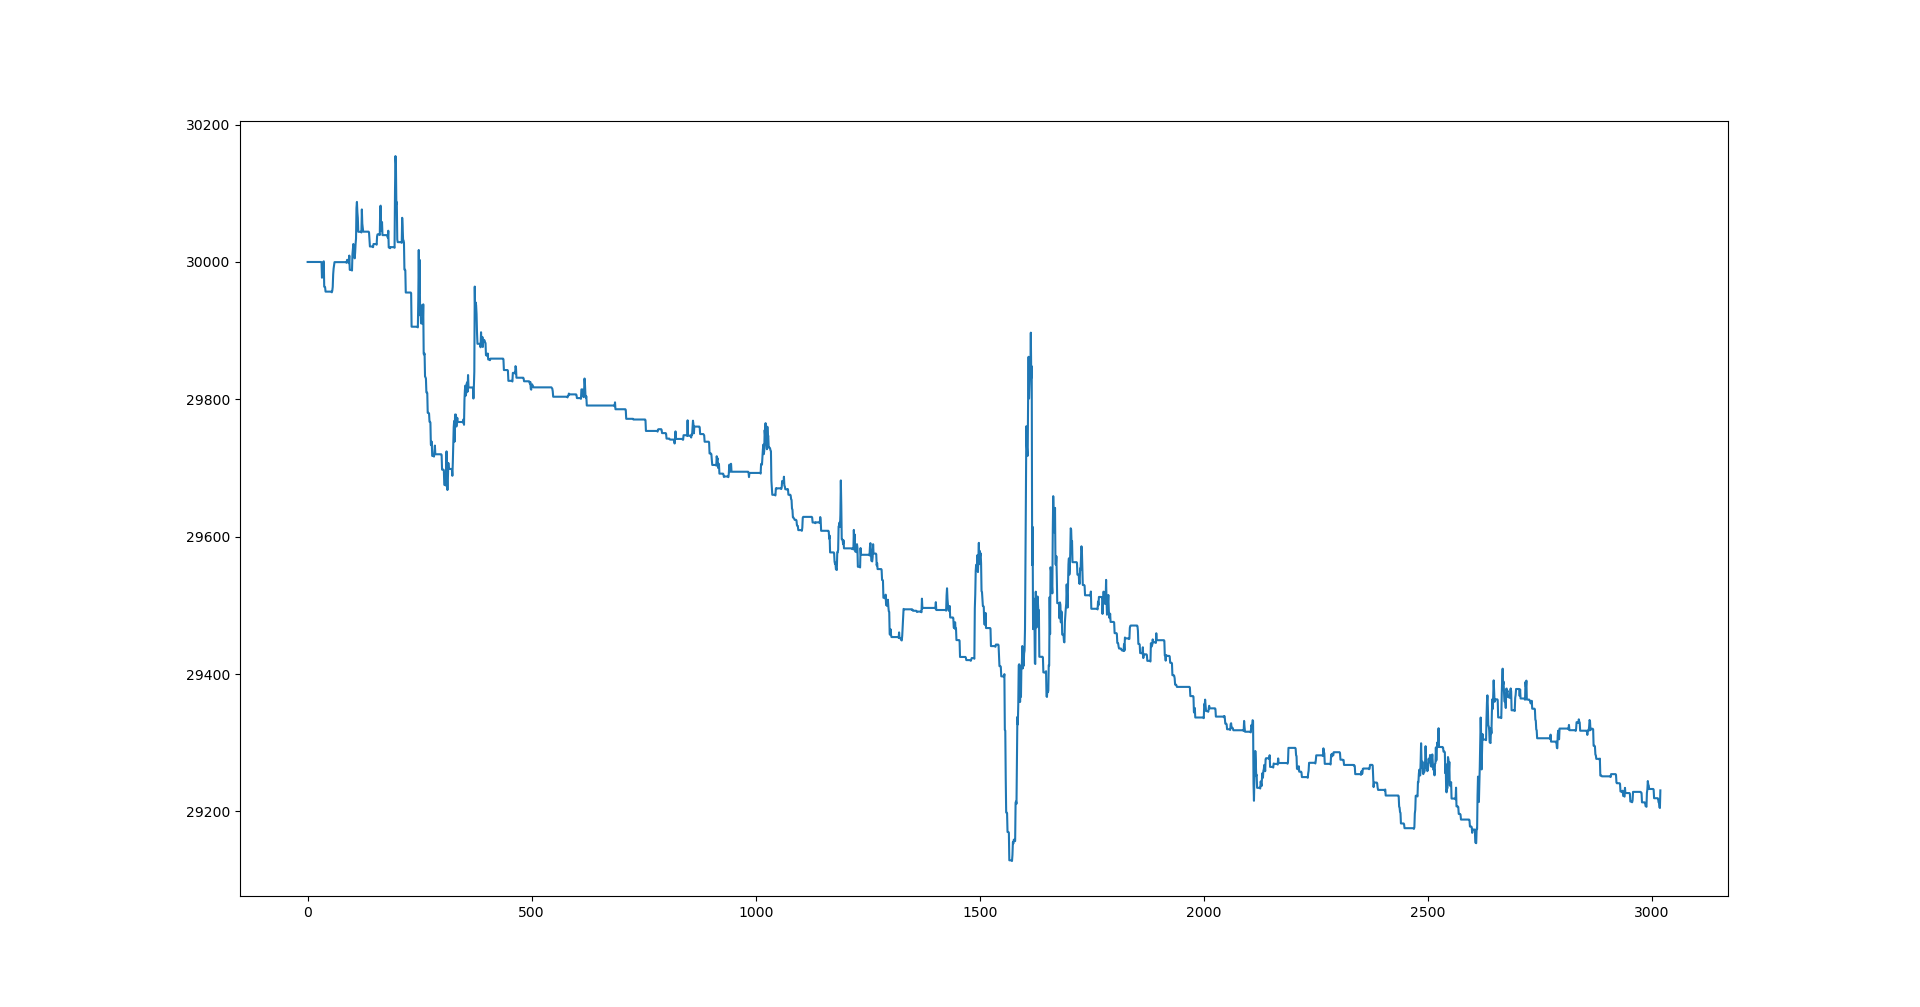

Reproduce this figure in Python.
import ccxt
import talib
import pandas as pd
import numpy as np
import matplotlib.pyplot as plt
import os

# Initialize the bot
exchange = ccxt.binance()
symbol = "BTC/USDT"

# Test phase
# exchange.set_sandbox_mode(True)
api_key = open("api_key", "r")
exchange.apiKey = api_key.read()
api_key.close()
secret = open("secret", "r")
exchange.secret = secret.read()
secret.close()
# print(exchange.urls)

n_indicators = 5
aggression = 3  # Aggression variable from 1 to n_indicators/2

long = False
short = False

capital = 30000
bitcoins = 0


def buy(price):
    global capital, bitcoins
    capital -= price
    bitcoins += 1


def sell(price):
    global capital, bitcoins
    capital += price
    bitcoins -= 1


source = "store.csv"

ohlcv = pd.read_csv(
    os.path.join(os.getcwd(), "data_gathering", source), header=None
).to_numpy()
df = pd.DataFrame(
    ohlcv, columns=["timestamp", "open", "high", "low", "close", "volume"]
)

# Calculate indicators
df["macd"], df["macd_signal"], df["macd_hist"] = talib.MACD(
    df["close"], fastperiod=12, slowperiod=26, signalperiod=9
)
df["rsi"] = talib.RSI(df["close"], timeperiod=14)
df["bollinger_upper"], df["bollinger_middle"], df["bollinger_lower"] = talib.BBANDS(
    df["close"], timeperiod=20
)
df["stoch_k"], df["stoch_d"] = talib.STOCH(
    df["high"],
    df["low"],
    df["close"],
    fastk_period=14,
    slowk_period=3,
    slowd_period=3,
)
df["adx"] = talib.ADX(df["high"], df["low"], df["close"], timeperiod=14)

values = np.zeros(len(df))

# Define trading strategy
for i in range(len(df)):  # Fetch historical data
    ohlcv = exchange.fetch_ohlcv(symbol, "1m")

    if (
        np.sum(
            [
                (df["macd"][i] > df["macd_signal"][i] + 7),
                (df["rsi"][i] > 50 + 2),
                (df["close"][i] > df["bollinger_middle"][i] * 1.0007),
                (df["stoch_k"][i] > df["stoch_d"][i] + 7),
                (df["adx"][i] > 25 + 7),
            ]
        )
        > n_indicators - aggression
    ):
        # Buy signal
        if not long:
            long = True
            short = False
            while bitcoins < 1:
                # exchange.create_market_buy_order(symbol, 1)
                buy(df["close"][i] + 1)
    elif (
        np.sum(
            [
                (df["macd"][i] < df["macd_signal"][i] - 7),
                (df["rsi"][i] < 50 - 2),
                (df["close"][i] < df["bollinger_middle"][i] * 0.9993),
                (df["stoch_k"][i] < df["stoch_d"][i] - 7),
                (df["adx"][i] < 25 - 7),
            ]
        )
        > n_indicators - aggression
    ):
        # Sell signal
        if not short:
            long = False
            short = True
            while bitcoins > -1:
                # exchange.create_market_sell_order(symbol, 1)
                sell(df["close"][i] - 1)
    else:
        # Do nothing
        if long:
            sell(df["close"][i] - 1)
        if short:
            buy(df["close"][i] + 1)
        long = False
        short = False
    values[i] = capital + bitcoins * df["close"][i]
        
plt.plot(values)
plt.show()
